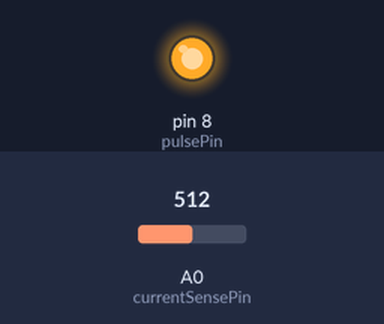
The sketch below on a simulated Arduino Uno, built with avr-gcc and run on an emulated ATmega328P. Shown: output pins drawn as LEDs (lit = HIGH). The test bench sets the inputs (shaded band); at power-on: A0 (currentSensePin) = 512.

Above: at 1.2 s.
1.3 s: A0 (currentSensePin) set to 943
2.8 s: A0 (currentSensePin) set to 969
At 4.0 s:
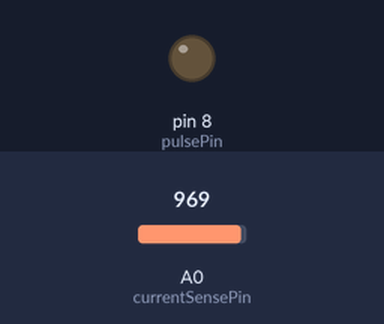
Timing chart, 0 to 5.8 s (numbered marks = the images above; inputs shaded):
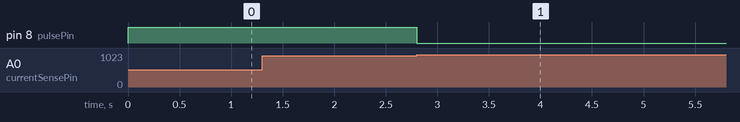

Measured:
- the behaviour switches between 950 and 951 on A0 (currentSensePin) (found by bisection; images 0 and 1)
- after the input at 1.3 s, every drawn part: stays the same
- after the input at 2.8 s, pin 8 (pulsePin): HIGH → LOW at once

The sketch:

PULS_DC.ino
```cpp
const int pulsePin = 8;           // Digital output pin
const int currentSensePin = A0;   // Analog input for current monitoring
const int currentThreshold = 950; // Overcurrent threshold (~40 A)

void setup() {
  pinMode(pulsePin, OUTPUT);
  digitalWrite(pulsePin, LOW);
}

void loop() {

  // Start pulse
  digitalWrite(pulsePin, HIGH);
  delay(2);

  // Monitor during the pulse
  bool flag = true;
  while (flag) {
    int currentValue = analogRead(currentSensePin);
    if (currentValue > currentThreshold) {
      digitalWrite(pulsePin, LOW);  // Immediately cut pulse
      flag = false;
    }
  }

  // Wait for next pulse (no need to monitor here)
  delay(4294967295);
}
```
